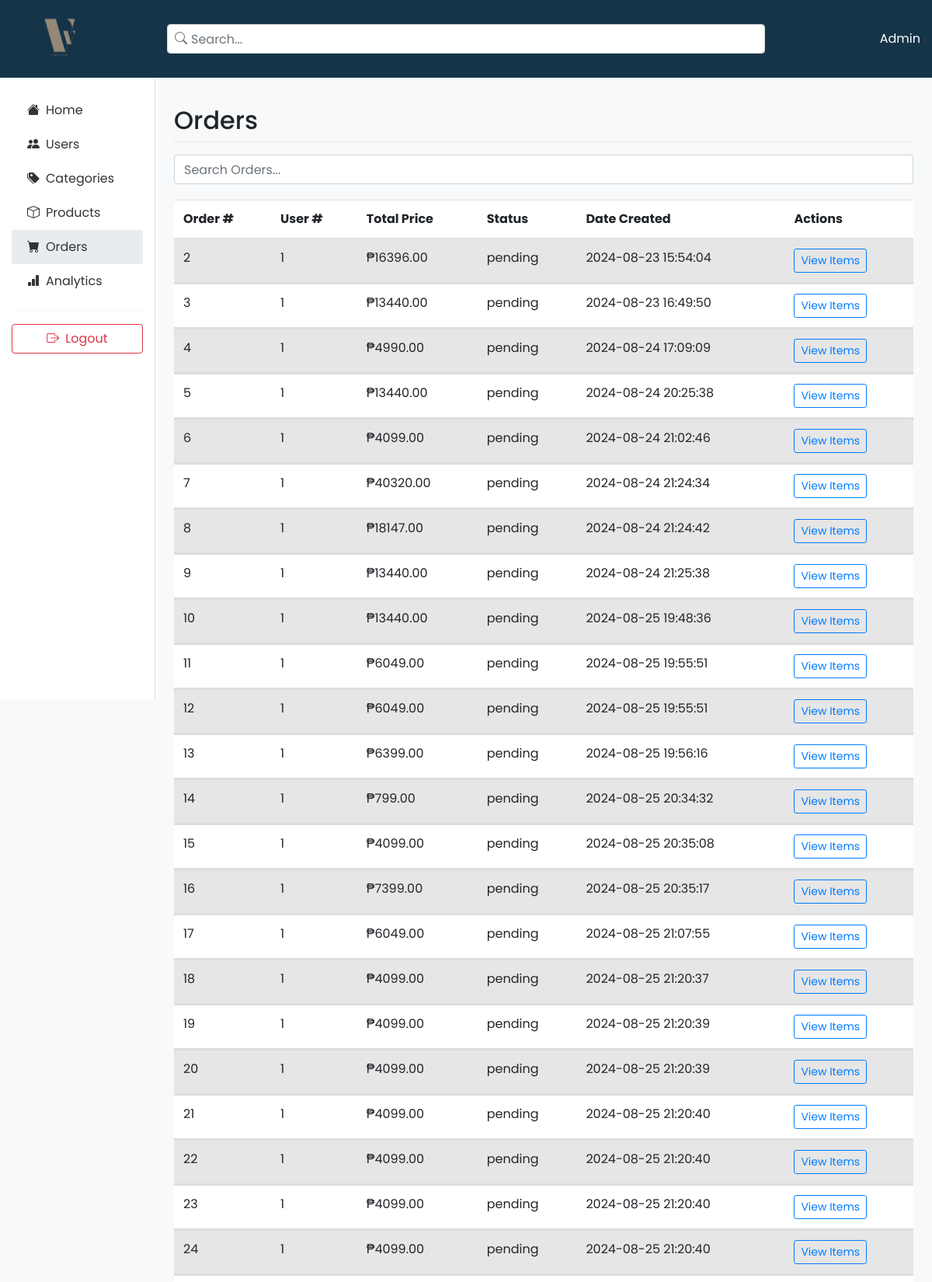
The page /admin/admin_orders.php (signed in, upper part) on the database its author committed.
### tables this page shows
CREATE TABLE `orders` (
  `id` int(11) NOT NULL,
  `user_id` int(11) NOT NULL,
  `product_id` int(11) DEFAULT NULL,
  `quantity` int(11) DEFAULT NULL,
  `total_price` decimal(10,2) NOT NULL,
  `status` enum('pending','processing','shipped','delivered','cancelled') NOT NULL DEFAULT 'pending',
  `created_at` timestamp NOT NULL DEFAULT current_timestamp(),
  `shipping_address` text DEFAULT NULL,
  `payment_method` varchar(50) DEFAULT NULL
);

### admin/admin_orders.php (the view, shortened to what this page needs)
<?php
require_once '../includes/connection.php';
$sql = "SELECT * FROM orders";
$stmt = $pdo->query($sql);
?>
<!DOCTYPE html>
<html lang="en">
<head>
    <link href="../assets/css/bootstrap.min.css" rel="stylesheet">
    <link rel="stylesheet" href="https://cdn.jsdelivr.net/npm/bootstrap-icons@1.10.5/font/bootstrap-icons.css">
    <link rel="stylesheet" href="../assets/fonts/poppins.css">
    <link rel="stylesheet" href="../assets/css/style.css">
</head>
<body>
    <div class="top-bar">
        <div class="container-fluid">
            <div class="row align-items-center">
                <div class="col-md-3 col-lg-2">
                    <a href="admin_panel.php" class="logo">
                        <img src="../assets/images/logowhitelctransparent.png" style="max-height: 80px; width: auto;">
                    </a>
                </div>
                <div class="col-md-6 col-lg-8">
                    <div class="search-bar">
                        <i class="bi bi-search text-muted"></i>
                        <input type="text" class="form-control" id="searchInput" placeholder="Search...">
                    </div>
                </div>
                <div class="col-md-3 col-lg-2 text-end">
                    <span class="text-white">Admin</span>
                </div>
            </div>
        </div>
    </div>
    <div class="container-fluid">
        <div class="row">
            <nav class="col-md-3 col-lg-2 d-md-block sidebar collapse">
                <div class="position-sticky">
                    <ul class="nav flex-column">
                        <li class="nav-item">
                            <a class="nav-link" href="./admin_panel.php">
                                <i class="bi bi-house-fill me-2"></i>Home
                            </a>
                        </li>
                        <li class="nav-item">
                            <a class="nav-link" href="./admin_users.php">
                                <i class="bi bi-people-fill me-2"></i>Users
                            </a>
                        </li>
                        <li class="nav-item">
                            <a class="nav-link" href="#">
                                <i class="bi bi-tags-fill me-2"></i>Categories
                            </a>
                        </li>
                        <li class="nav-item">
                            <a class="nav-link" href="./admin_products.php">
                                <i class="bi bi-box me-2"></i>Products
                            </a>
                        </li>
                        <li class="nav-item">
                            <a class="nav-link active" href="./admin_orders.php">
                                <i class="bi bi-cart-fill me-2"></i>Orders
                            </a>
                        </li>
                        <li class="nav-item">
                            <a class="nav-link" href="./admin_analytics.php">
                                <i class="bi bi-bar-chart-fill me-2"></i>Analytics
                            </a>
                        </li>
                    </ul>
                    <hr>
                    <div class="d-flex align-items-center justify-content-center">
                        <a href="../logout.php" class="btn btn-outline-danger w-100">
                            <i class="bi bi-box-arrow-right me-2"></i>Logout
                        </a>
                    </div>
                </div>
            </nav>
            <main class="col-md-9 ms-sm-auto col-lg-10 px-md-4 main-content">
                <div class="d-flex justify-content-between flex-wrap flex-md-nowrap align-items-center pt-3 pb-2 mb-3 border-bottom">
                    <h2>Orders</h2>
                </div>
                <input type="text" id="search" class="form-control" placeholder="Search Orders..." onkeyup="searchTable()">
                <div class="table-responsive">
                    <table id="ordersTable" class="table table-striped table-hover">
                        <thead>
                            <tr>
                                <th>Order #</th>
                                <th>User #</th>
                                <th>Total Price</th>
                                <th>Status</th>
                                <th>Date Created</th>
                                <th>Actions</th>
                            </tr>
                        </thead>
                        <tbody>
                            <?php
                            if ($stmt) {
                                while ($row = $stmt->fetch(PDO::FETCH_ASSOC)) {
                                    echo "<tr>";
                                    echo "<td>" . htmlspecialchars($row["id"]) . "</td>";
                                    echo "<td>" . htmlspecialchars($row["user_id"]) . "</td>";
                                    echo "<td>₱" . htmlspecialchars($row["total_price"]) . "</td>";
                                    echo "<td>" . htmlspecialchars($row["status"]) . "</td>";
                                    echo "<td>" . htmlspecialchars($row["created_at"]) . "</td>";
                                    echo "<td><a href='order_details.php?order_id=" . htmlspecialchars($row["id"]) . "' class='btn btn-sm btn-outline-primary'>View Items</a></td>";
                                    echo "</tr>";
                                }
                            } else {
                                echo "<tr><td colspan='6'>No orders found</td></tr>";
                            }
                            ?>
                        </tbody>
                    </table>
                </div>
            </main>
        </div>
    </div>
</body>
</html>

### assets/css/style.css (style rules this page uses)
html, body, div, span, applet, object, iframe, h1, h2, h3, h4, h5, h6, p, blockquote, div pre, a, abbr, acronym, address, big, cite, code, del, dfn, em, font, img, ins, kbd, q, s, samp, small, strike, strong, sub, sup, tt, var, b, u, i, center, dl, dt, dd, ol, ul, li, figure, header, nav, section, article, aside, footer, figcaption { margin: 0; padding: 0; border: 0; outline: 0; }
ul, li { padding: 0; margin: 0; list-style: none; }
header, nav, section, article, aside, footer, hgroup { display: block; }
* { box-sizing: border-box; }
html, body { font-family: 'Poppins', sans-serif; font-weight: 400; background-color: #fff; font-size: 16px; -ms-text-size-adjust: 100%; -webkit-font-smoothing: antialiased; -moz-osx-font-smoothing: grayscale; }
a { text-decoration: none !important; }
h1, h2, h3, h4, h5, h6 { margin-top: 0px; margin-bottom: 0px; }
ul { margin-bottom: 0px; }
html, body { background: #fff; font-family: 'Poppins', sans-serif; }

### admin/admin_orders.php (style rules this page uses)
body { font-family: 'Poppins', sans-serif; background-color: #f8f9fa; }
.sidebar { height: 100vh; background-color: white; border-right: 1px solid #dee2e6; padding-top: 20px; }
.sidebar .nav-link { color: #333; padding: 10px 20px; }
.sidebar .nav-link.active { background-color: #e9ecef; }
.top-bar { background-color: #153448; padding: 10px 0; }
.search-bar { position: relative; }
.search-bar input { padding-left: 30px; }
.search-bar .bi-search { position: absolute; top: 50%; left: 10px; transform: translateY(-50%); }
.main-content { margin-top: 20px; }
table { width: 100%; border-collapse: collapse; background-color: #fff; box-shadow: 0px 2px 4px rgba(0, 0, 0, 0.1); }
th, td { padding: 12px; text-align: left; border-bottom: 1px solid #ddd; }
th { background-color: #f2f2f2; color: #333; }
#search { margin-bottom: 20px; }

### rows shown on the page
orders: id "2", user "1", total_price "16396.00", status "pending", created_at "2024-08-23 15:54:04"
orders: id "3", user "1", total_price "13440.00", status "pending", created_at "2024-08-23 16:49:50"
orders: id "4", user "1", total_price "4990.00", status "pending", created_at "2024-08-24 17:09:09"
orders: id "5", user "1", total_price "13440.00", status "pending", created_at "2024-08-24 20:25:38"
orders: id "6", user "1", total_price "4099.00", status "pending", created_at "2024-08-24 21:02:46"
orders: id "7", user "1", total_price "40320.00", status "pending", created_at "2024-08-24 21:24:34"
orders: id "8", user "1", total_price "18147.00", status "pending", created_at "2024-08-24 21:24:42"
orders: id "9", user "1", total_price "13440.00", status "pending", created_at "2024-08-24 21:25:38"
orders: id "10", user "1", total_price "13440.00", status "pending", created_at "2024-08-25 19:48:36"
orders: id "11", user "1", total_price "6049.00", status "pending", created_at "2024-08-25 19:55:51"
orders: id "12", user "1", total_price "6049.00", status "pending", created_at "2024-08-25 19:55:51"
orders: id "13", user "1", total_price "6399.00", status "pending", created_at "2024-08-25 19:56:16"
orders: id "14", user "1", total_price "799.00", status "pending", created_at "2024-08-25 20:34:32"
orders: id "15", user "1", total_price "4099.00", status "pending", created_at "2024-08-25 20:35:08"
orders: id "16", user "1", total_price "7399.00", status "pending", created_at "2024-08-25 20:35:17"
orders: id "17", user "1", total_price "6049.00", status "pending", created_at "2024-08-25 21:07:55"
orders: id "18", user "1", total_price "4099.00", status "pending", created_at "2024-08-25 21:20:37"
orders: id "19", user "1", total_price "4099.00", status "pending", created_at "2024-08-25 21:20:39"
orders: id "20", user "1", total_price "4099.00", status "pending", created_at "2024-08-25 21:20:39"
orders: id "21", user "1", total_price "4099.00", status "pending", created_at "2024-08-25 21:20:40"
orders: id "22", user "1", total_price "4099.00", status "pending", created_at "2024-08-25 21:20:40"
orders: id "23", user "1", total_price "4099.00", status "pending", created_at "2024-08-25 21:20:40"
orders: id "24", user "1", total_price "4099.00", status "pending", created_at "2024-08-25 21:20:40"
